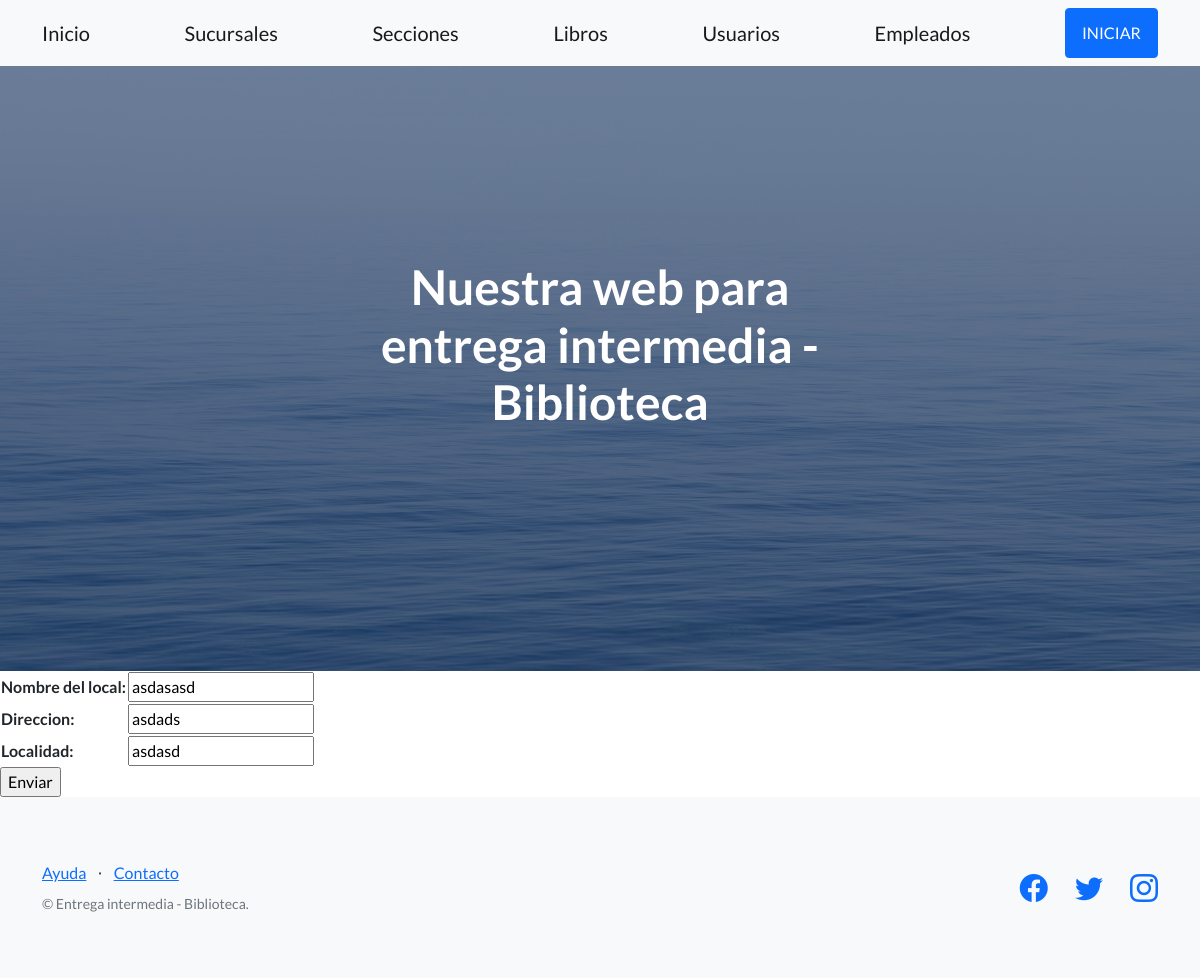
The app's page /biblioteca/sucursales/update/3 with its own data.
### AppEntrega1/models.py (models this page shows, shortened)
class Sucursal(models.Model):
    nombre = models.CharField(max_length=50, verbose_name='Nombre del local')
    localidad = models.CharField(max_length=50)
    direccion = models.CharField(max_length=50)

### AppEntrega1/views.py (the view)
# urls.py: path('sucursales/update/<pk>', SucursalUpdateView.as_view(), name = 'sucursal_update'),
class SucursalUpdateView(UpdateView):
    model = Sucursal
    success_url = reverse_lazy('sucursales')
    fields = ['nombre', 'direccion', 'localidad']
    template_name = 'AppEntrega1/sucursales_form.html'

### templates/AppEntrega1/sucursales_form.html (shortened to what this page needs)
{% extends 'AppEntrega1/padre.html' %} j
{% block contenidoQueCambia %}
    <form action="" method="POST">
    <table>
        {{form.as_table}}
    </table>
    <input type="submit" value="Enviar">
    </form>
{% endblock %}

### records on screen
Sucursal: nombre "asdasasd", direccion "asdads", localidad "asdasd"
